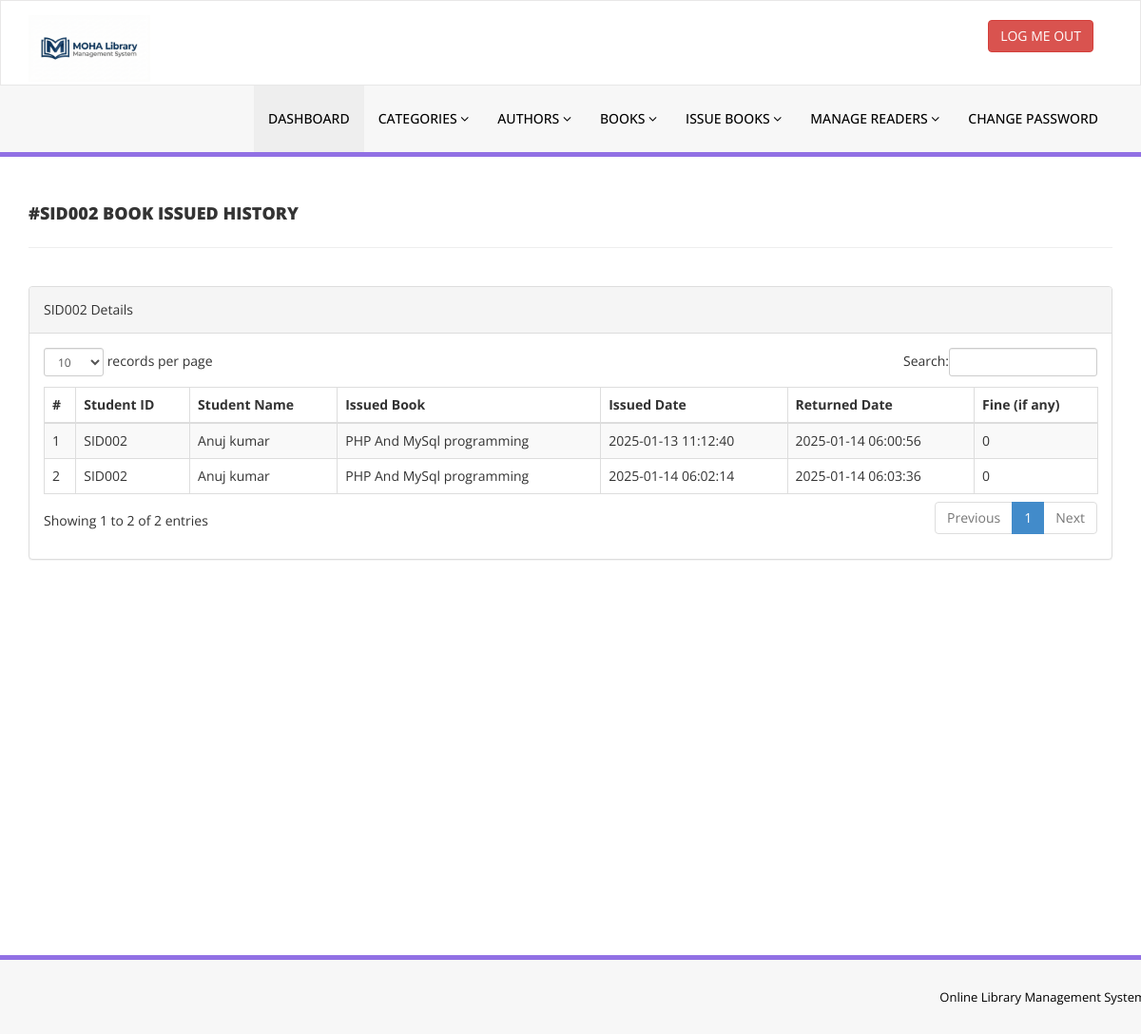
/admin/student-history.php?stdid=SID002 (signed in), run on an earlier commit of the app's database.
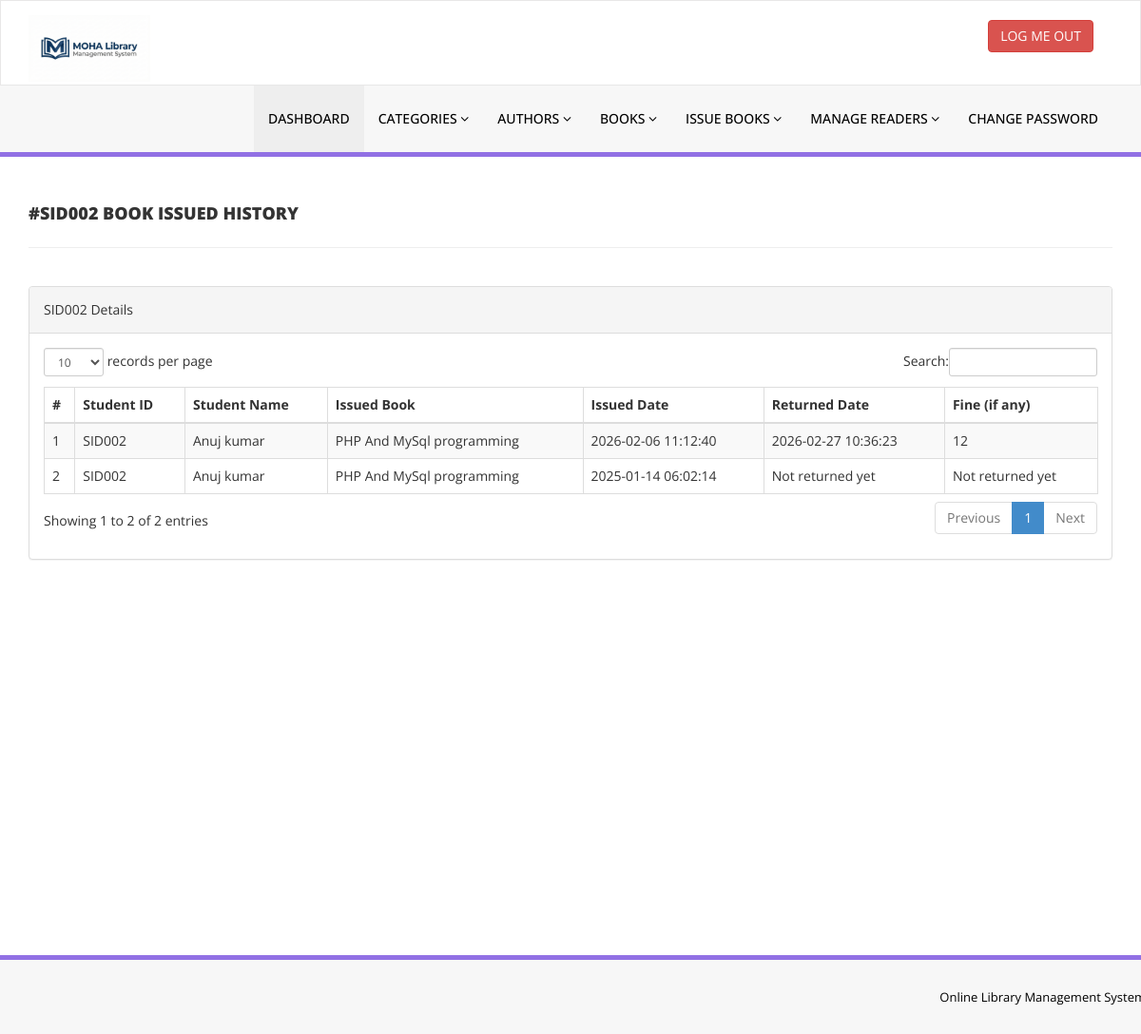
And on a later commit of the database.
### tables this page shows
CREATE TABLE `tblissuedbookdetails` (
  `id` int(11) NOT NULL,
  `BookId` int(11) DEFAULT NULL,
  `StudentID` varchar(150) DEFAULT NULL,
  `IssuesDate` timestamp NULL DEFAULT current_timestamp(),
  `ReturnDate` timestamp NULL DEFAULT NULL ON UPDATE current_timestamp(),
  `Reminder` int(11) DEFAULT NULL,
  `RetrunStatus` int(1) DEFAULT NULL,
  `fine` int(11) DEFAULT NULL,
  `remark` mediumtext NOT NULL
);

CREATE TABLE `tblstudents` (
  `id` int(11) NOT NULL,
  `StudentId` varchar(100) DEFAULT NULL,
  `FullName` varchar(120) DEFAULT NULL,
  `EmailId` varchar(120) DEFAULT NULL,
  `MobileNumber` char(11) DEFAULT NULL,
  `Password` varchar(120) DEFAULT NULL,
  `Status` int(1) DEFAULT NULL,
  `approval` int(1) DEFAULT NULL,
  `RegDate` timestamp NULL DEFAULT current_timestamp(),
  `UpdationDate` timestamp NULL DEFAULT NULL ON UPDATE current_timestamp()
);

CREATE TABLE `tblbooks` (
  `id` int(11) NOT NULL,
  `BookName` varchar(255) DEFAULT NULL,
  `CatId` int(11) DEFAULT NULL,
  `AuthorId` int(11) DEFAULT NULL,
  `ISBNNumber` varchar(25) DEFAULT NULL,
  `BookPrice` decimal(10,2) DEFAULT NULL,
  `bookImage` varchar(250) NOT NULL,
  `isIssued` int(1) DEFAULT NULL,
  `RegDate` timestamp NULL DEFAULT current_timestamp(),
  `UpdationDate` timestamp NULL DEFAULT NULL ON UPDATE current_timestamp(),
  `bookQty` int(11) DEFAULT NULL
);

### admin/student-history.php (the view, shortened to what this page needs)
<?php
include('includes/config.php');
if(strlen($_SESSION['alogin'])==0)
    {
header('location:index.php');
}
else{
    ?>
<!DOCTYPE html>
<html xmlns="http://www.w3.org/1999/xhtml">
<head>
    <link href="assets/css/bootstrap.css" rel="stylesheet" />
    <link href="assets/css/font-awesome.css" rel="stylesheet" />
    <link href="assets/js/dataTables/dataTables.bootstrap.css" rel="stylesheet" />
    <link href="assets/css/style.css" rel="stylesheet" />
</head>
<body>
<?php include('includes/header.php');?>
    <div class="content-wrapper">
         <div class="container">
        <div class="row pad-botm">
            <div class="col-md-12">
                <?php $sid=$_GET['stdid']; ?>
                <h4 class="header-line">#<?php echo $sid;?> Book Issued History</h4>
    </div>
        </div>
            <div class="row">
                <div class="col-md-12">
                    <div class="panel panel-default">
                        <div class="panel-heading">
<?php echo $sid;?> Details
                        </div>
                        <div class="panel-body">
                            <div class="table-responsive">
                                <table class="table table-striped table-bordered table-hover" id="dataTables-example">
                                    <thead>
                                        <tr>
                                            <th>#</th>
                                            <th>Student ID</th>
                                            <th>Student Name</th>
                                            <th>Issued Book  </th>
                                            <th>Issued Date</th>
                                            <th>Returned Date</th>
                                            <th>Fine (if any)</th>
                                        </tr>
                                    </thead>
                                    <tbody>
<?php
$sql = "SELECT tblstudents.StudentId ,tblstudents.FullName,tblstudents.EmailId,tblstudents.MobileNumber,tblbooks.BookName,tblbooks.ISBNNumber,tblissuedbookdetails.IssuesDate,tblissuedbookdetails.ReturnDate,tblissuedbookdetails.id as rid,tblissuedbookdetails.fine,tblissuedbookdetails.RetrunStatus,tblbooks.id as bid,tblbooks.bookImage from  tblissuedbookdetails join tblstudents on tblstudents.StudentId=tblissuedbookdetails.StudentId join tblbooks on tblbooks.id=tblissuedbookdetails.BookId where tblstudents.StudentId='$sid' ";
$query = $dbh -> prepare($sql);
$query->execute();
$results=$query->fetchAll(PDO::FETCH_OBJ);
$cnt=1;
if($query->rowCount() > 0)
{
foreach($results as $result)
{               ?>
                                        <tr class="odd gradeX">
                                            <td class="center"><?php echo htmlentities($cnt);?></td>
                                            <td class="center"><?php echo htmlentities($result->StudentId);?></td>
                                            <td class="center"><?php echo htmlentities($result->FullName);?></td>
                                            <td class="center"><?php echo htmlentities($result->BookName);?></td>
                                            <td class="center"><?php echo htmlentities($result->IssuesDate);?></td>
                                            <td class="center"><?php if($result->ReturnDate==''): echo "Not returned yet";
                                            else: echo htmlentities($result->ReturnDate); endif;?></td>
                                             <td class="center"><?php if($result->ReturnDate==''): echo "Not returned yet";
                                              else: echo $result->fine; endif;
                                             ?></td>
                                        </tr>
 <?php $cnt=$cnt+1;}} ?>
                                    </tbody>
                                </table>
                            </div>
                        </div>
                    </div>
                </div>
            </div>
    </div>
    </div>
  <?php include('includes/footer.php');?>
</body>
</html>
<?php } ?>

What changed in the data, as far as the page shows it:
changed tblissuedbookdetails (number 1 of 2 on the later page): IssuesDate "2025-01-13 11:12:40" → "2026-02-06 11:12:40"; ReturnDate "2025-01-14 06:00:56" → "2026-02-27 10:36:23"; fine "0" → "12"
changed tblissuedbookdetails (number 2 of 2 on the later page): ReturnDate "2025-01-14 06:03:36" → (not shown); fine "0" → (not shown); now shows "Not returned yet Not returned yet"
